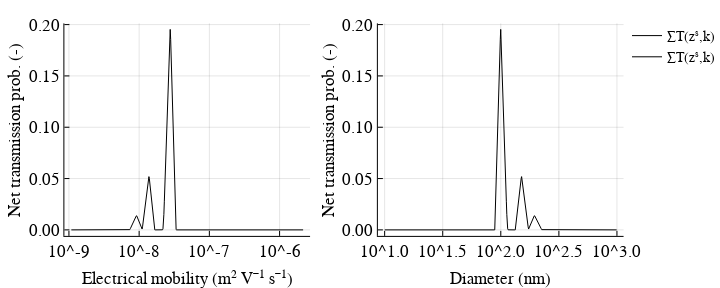

Notebook code for this chart:
### Markdown cell above
## Block 5. Computation of Convolution Matrix
This section demonstrates how the convolution matrices are computed in DifferentialMobilityAnalyzer.jl. For a given z vector, the matrix can be computed essentially with a single command and the user defined function Σ

```julia
Σ = (f,i) -> mapreduce(f,+,1:i)
T = (zˢ,k,Λ,δ) -> δ.Ω(Λ,δ.Z,zˢ/k).*δ.Tc(k,δ.Dp).*δ.Tl(Λ,δ.Dp)
𝐀=(hcat(map(zˢ->Σ(k->T(zˢ,k,Λ,δ),Λ.m),δ.Z)...))'
```

The segements below explain the commands step-by-step. As demonstrated above
```julia 
T = (zˢ,k,Λ,δ) -> δ.Ω(Λ,δ.Z,zˢ/k).*δ.Tc(k,δ.Dp).*δ.Tl(Λ,δ.Dp)
```
selects for a single mobility zˢ and charge k. The function 
```julia
Σ = (f,i) -> mapreduce(f,+,1:i)```
sums functions that take a single argument and apply it for the array 1:i. For example Σ(x->x^2,4) = 1^2 + 2^2 + 3^2 + 4^2 = 30 or Σ(exp,2) = exp(1) + exp(2) = 10.107. In the context above 
```julia 
y = Σ(k->T(zˢ,k,Λ,δ),3)
```
will compute ```T(zˢ,1,Λ,δ)+T(zˢ,2,Λ,δ)+T(zˢ,3,Λ,δ)``` and return an array of transmission efficiencies.

### Code cell
figure("Nimbus Sans L", 2, 5, 2, 8)  
y = Σ(k->T(zˢ,k,Λ,δ),3)
p1 = plot(δ.Z, y, xaxis = :log10, 
    label = "∑T(zˢ,k)", color = :black, xlabel = "Electrical mobility (m² V⁻¹ s⁻¹)", 
    ylabel = "Net transmission prob. (-)")

p2 = plot(δ.Dp, y, xaxis = :log10, label = "∑T(zˢ,k)", color = :black,
    xlabel = "Diameter (nm)", ylabel = "Net transmission prob. (-)")

plot(p1,p2, grid = (2,1), fmt = :svg)

### Figure 1 — Plotly figure (JSON) as saved in the notebook; plotly's stock layout.template omitted (floating-point values rounded to 4 significant figures; data arrays with more than 128 entries replaced by an {"elided": "..."} marker saying what was removed)
{"data": [{"colorbar": {"title": ""}, "hoverinfo": "text", "legendgroup": "∑T(zˢ,k)", "line": {"color": "rgba(0, 0, 0, 1.000)", "dash": "solid", "shape": "linear", "width": 1}, "mode": "lines", "name": "∑T(zˢ,k)", "showlegend": true, "text": {"elided": "512 null values"}, "type": "scatter", "x": {"elided": "512 float values"}, "xaxis": "x1", "y": {"elided": "512 float values"}, "yaxis": "y1", "zmax": 0.1, "zmin": -0.1}, {"colorbar": {"title": ""}, "hoverinfo": "text", "legendgroup": "∑T(zˢ,k)", "line": {"color": "rgba(0, 0, 0, 1.000)", "dash": "solid", "shape": "linear", "width": 1}, "mode": "lines", "name": "∑T(zˢ,k)", "showlegend": true, "text": {"elided": "512 null values"}, "type": "scatter", "x": {"elided": "512 float values"}, "xaxis": "x2", "y": {"elided": "512 float values"}, "yaxis": "y2", "zmax": 0.1, "zmin": -0.1}], "layout": {"annotations": [], "height": 288, "legend": {"bgcolor": "rgba(255, 255, 255, 1.000)", "bordercolor": "rgba(0, 0, 0, 1.000)", "font": {"color": "rgba(0, 0, 0, 1.000)", "family": "Nimbus Sans L", "size": 14}, "tracegroupgap": 0, "x": 1, "y": 1}, "margin": {"b": 20, "l": 0, "r": 0, "t": 20}, "paper_bgcolor": "rgba(255, 255, 255, 1.000)", "plot_bgcolor": "rgba(255, 255, 255, 1.000)", "showlegend": true, "width": 720, "xaxis1": {"anchor": "y1", "domain": [0.1027, 0.4945], "gridcolor": "rgba(0, 0, 0, 0.100)", "gridwidth": 1, "linecolor": "rgba(0, 0, 0, 1.000)", "mirror": false, "range": [-9.065, -5.566], "showgrid": true, "showline": true, "showticklabels": true, "tickangle": 0, "tickcolor": "rgb(0, 0, 0)", "tickfont": {"color": "rgba(0, 0, 0, 1.000)", "family": "Nimbus Sans L", "size": 17}, "tickmode": "array", "ticks": "inside", "ticktext": ["10^-9", "10^-8", "10^-7", "10^-6"], "tickvals": [1e-09, 1e-08, 1e-07, 1e-06], "title": "Electrical mobility (m² V⁻¹ s⁻¹)", "titlefont": {"color": "rgba(0, 0, 0, 1.000)", "family": "Nimbus Sans L", "size": 17}, "type": "log", "visible": true, "zeroline": false, "zerolinecolor": "rgba(0, 0, 0, 1.000)"}, "xaxis2": {"anchor": "y2", "domain": [0.6027, 0.9945], "gridcolor": "rgba(0, 0, 0, 0.100)", "gridwidth": 1, "linecolor": "rgba(0, 0, 0, 1.000)", "mirror": false, "range": [0.9418, 3.057], "showgrid": true, "showline": true, "showticklabels": true, "tickangle": 0, "tickcolor": "rgb(0, 0, 0)", "tickfont": {"color": "rgba(0, 0, 0, 1.000)", "family": "Nimbus Sans L", "size": 17}, "tickmode": "array", "ticks": "inside", "ticktext": ["10^1.0", "10^1.5", "10^2.0", "10^2.5", "10^3.0"], "tickvals": [10, 31.62, 100, 316.2, 1000], "title": "Diameter (nm)", "titlefont": {"color": "rgba(0, 0, 0, 1.000)", "family": "Nimbus Sans L", "size": 17}, "type": "log", "visible": true, "zeroline": false, "zerolinecolor": "rgba(0, 0, 0, 1.000)"}, "yaxis1": {"anchor": "x1", "domain": [0.1294, 0.9863], "gridcolor": "rgba(0, 0, 0, 0.100)", "gridwidth": 1, "linecolor": "rgba(0, 0, 0, 1.000)", "mirror": false, "range": [-0.005859, 0.2012], "showgrid": true, "showline": true, "showticklabels": true, "tickangle": 0, "tickcolor": "rgb(0, 0, 0)", "tickfont": {"color": "rgba(0, 0, 0, 1.000)", "family": "Nimbus Sans L", "size": 17}, "tickmode": "array", "ticks": "inside", "ticktext": ["0.00", "0.05", "0.10", "0.15", "0.20"], "tickvals": [0, 0.05, 0.1, 0.15, 0.2], "title": "Net transmission prob. (-)", "titlefont": {"color": "rgba(0, 0, 0, 1.000)", "family": "Nimbus Sans L", "size": 17}, "type": "-", "visible": true, "zeroline": false, "zerolinecolor": "rgba(0, 0, 0, 1.000)"}, "yaxis2": {"anchor": "x2", "domain": [0.1294, 0.9863], "gridcolor": "rgba(0, 0, 0, 0.100)", "gridwidth": 1, "linecolor": "rgba(0, 0, 0, 1.000)", "mirror": false, "range": [-0.005859, 0.2012], "showgrid": true, "showline": true, "showticklabels": true, "tickangle": 0, "tickcolor": "rgb(0, 0, 0)", "tickfont": {"color": "rgba(0, 0, 0, 1.000)", "family": "Nimbus Sans L", "size": 17}, "tickmode": "array", "ticks": "inside", "ticktext": ["0.00", "0.05", "0.10", "0.15", "0.20"], "tickvals": [0, 0.05, 0.1, 0.15, 0.2], "title": "Net transmission prob. (-)", "titlefont": {"color": "rgba(0, 0, 0, 1.000)", "family": "Nimbus Sans L", "size": 17}, "type": "-", "visible": true, "zeroline": false, "zerolinecolor": "rgba(0, 0, 0, 1.000)"}}}
